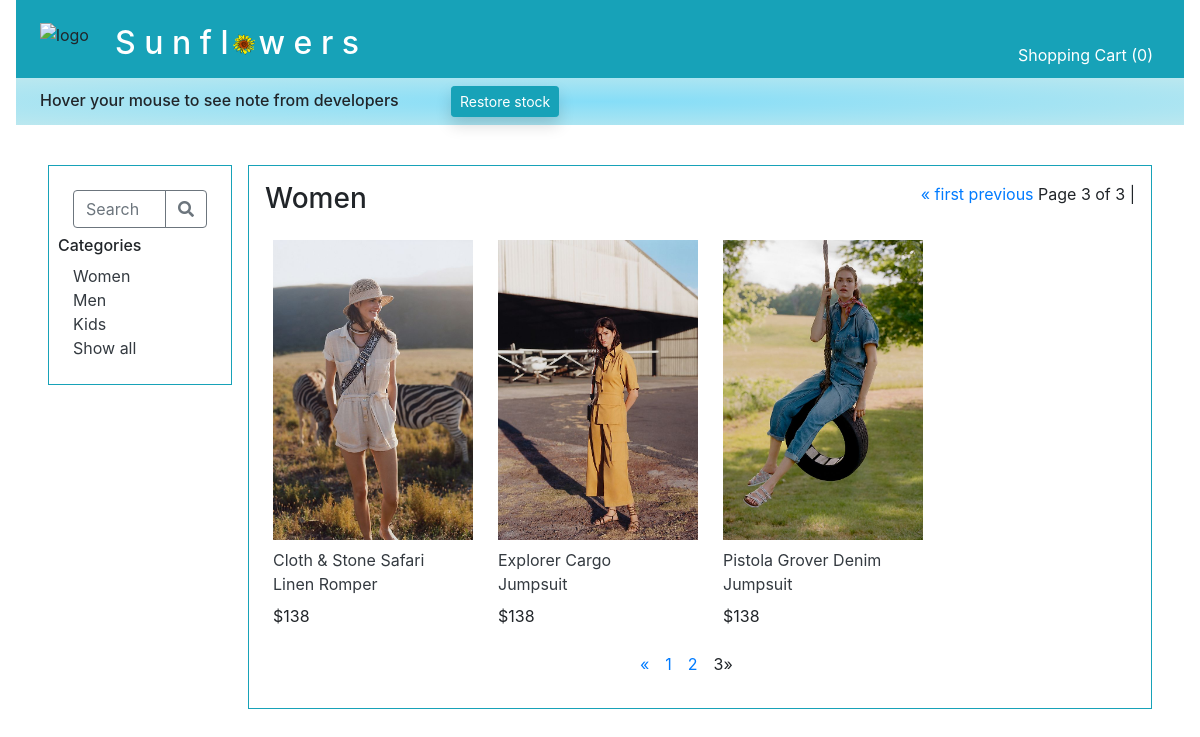
The page /product/category/1?page=3 on the database its author committed.
### main/models.py (models this page shows, shortened)
class Category(models.Model):
    name = models.CharField(max_length=255)
    cat_photo = models.ImageField(upload_to='categories', blank=True)

class Photo(models.Model):
    img = models.ImageField(upload_to='products', blank=True)
    type_of_photo = models.ForeignKey(
        PhotoType,
        related_name='photos_included',
        on_delete=models.CASCADE
    )
    for_product = models.ForeignKey(
        Product,
        related_name='photos',
        on_delete=models.CASCADE
    )

class Product(models.Model):
    name = models.CharField(max_length=255, default="")
    desc= models.TextField(default="")
    quantity_purchased = models.IntegerField(default=0)
    quantity_sold = models.IntegerField(default=0)
    quantity_available = models.IntegerField(default=0)
    temp_quan_avail = models.IntegerField(default=0)
    unit_price=models.DecimalField(max_digits=5, decimal_places=0)
    category = models.ForeignKey(
        Category,
        related_name='products_included',
        on_delete=models.CASCADE
    )
    objects = ClassManager()

### main/views.py (the view)
# urls.py: path('product/category/<int:cat_id>', views.display_category),
def display_category(request, cat_id, sort_by="no_sort" ):
    product_list = Product.objects.filter(category_id=cat_id).exclude(temp_quan_avail=0)
    if sort_by == "price":
        products_by_price = product_list.order_by("unit_price")
        product_list = products_by_price
    if sort_by == "popularity":
        products_by_popularity = product_list.order_by("-quantity_available")
        product_list = products_by_popularity
    page = request.GET.get('page', 1)
    paginator = Paginator(product_list, 8)
    try:
        all_products = paginator.page(page)
    except PageNotAnInteger:
        all_products = paginator.page(1)
    except EmptyPage:
        all_products = paginator.page(paginator.num_pages)
    page_number = request.GET.get('page')
    page_obj = paginator.get_page(page_number)
    if "cart_dict" not in request.session:
        quantity_in_cart = 0
    else:
        quantity_in_cart = 0
        for key in request.session["cart_dict"]:
            quantity_in_cart += request.session["cart_dict"][key]
    products_in_this_category = Product.objects.filter(category_id=cat_id)
    for each_product in products_in_this_category:
        photos = Photo.objects.filter(for_product = each_product)
        for photo in photos:
            if photo.type_of_photo_id == 1:
                photo.type_of_photo_id = 2
                photo.save()
        first_photo = photos.first()
        first_photo.type_of_photo_id = 1
        first_photo.save()
    context = {
        "all_categories": Category.objects.all(),
        "this_category": Category.objects.get(id=cat_id),
        "all_products": all_products,
        "all_photos": Photo.objects.all(),
        "paginator": paginator,
        'page_obj': page_obj,
        "quantity_in_cart": quantity_in_cart,
    }
    return render(request, '_2_shop_category.html', context)

### main/templates/_2_shop_category.html (shortened to what this page needs)
<!DOCTYPE html>
<html lang="en">
<head>
    {% include "_0_head_tags.html" %}
</head>
<body>
    <div id="container">
        {% include "_0_top_nav_bar.html" %}
        {% include "_0_left_nav_bar.html" %}
        <div class="col border border-info p-3">
            <div class="row">
                <div class="col-6 h3">{{ this_category.name }}</div>
                <div class="col text-right mb-1">
                    <span class="step-links">
                        {% if page_obj.has_previous %}
                        <a href="?page=1">&laquo; first</a>
                        <a href="?page={{ page_obj.previous_page_number }}">previous</a>
                        {% endif %}
                        <span class="current">
                            Page {{ page_obj.number }} of {{ page_obj.paginator.num_pages }} |
                        </span>
                    </span>
                </div>
            </div>
            <div style="min-width:800px;" class="row mt-2">
                {% for product in all_products %}
                {% if product.category_id == this_category.id and product.temp_quan_avail > 0 %}
                <div class="col-3">
                    {% for photo in all_photos %}
                    {% if photo.type_of_photo_id == 1 and photo.for_product_id == product.id %}
                    <div class="row m-2"><img class="" width="200" src="{{ photo.img.url }}"></div>
                    {% endif %}
                    {% endfor %}
                    <a class="row text-dark m-2" href="/product/category/{{ this_category.id }}/item/{{ product.id }}">{{ product.name }}</a>
                    <div class="row mb-4">
                        <div class="col m-2t ml-2">${{ product.unit_price }}</div>
                    </div>
                </div>
                {% endif %}
                {% endfor %}
            </div>
            <div class="row">
                <div class="col-4 offset-5 text-center">
                    {% if all_products.has_other_pages %}
                    <ul class="pagination">
                        {% if all_products.has_previous %}
                        <li><a href="?page={{ all_products.previous_page_number }}">&laquo;</a></li>
                        {% else %}
                        <li class="disabled"><span>&laquo;</span></li>
                        {% endif %}
                        {% for i in all_products.paginator.page_range %}
                        {% if all_products.number == i %}
                        <li class="active ml-3"><span>{{ i }} <span class="sr-only">(current)</span> </span></li>
                        {% else %}
                        <li><a class="ml-3" href="?page={{ i }}">{{ i }}</a></li>
                        {% endif %}
                        {% endfor %}
                        {% if all_products.has_next %}
                        <li><a class="ml-3" href="?page={{ all_products.next_page_number }}">&raquo;</a></li>
                        {% else %}
                        <li class="disabled"><span>&raquo;</span></li>
                        {% endif %}
                    </ul>
                    {% endif %}
                </div>
            </div>
        </div>
    </div>
</body>
</html>

### main/templates/_0_left_nav_bar.html (shortened to what this page needs)
<!DOCTYPE html>
<html lang="en">
<link rel="stylesheet" href="main/static/projectStyle.css">
<head>
    {% load static %}
    <link rel="stylesheet" href="{% static 'projectStyle.css' %}">
</head>
<body>
    <div class="row mx-3">
        <div id="side" class="col-sm-auto mr-3  border-info p-3">
    <div id="left_nav_bar" class="row mx-3">
        <div class=" col-2 mr-3 border border-info p-4"
        style="height: 220px;"
        >
        <div class="row mb-2">
            <div class="col ">
                <form style="display:inline" class="m-0" action="{% url 'search' %}" method="GET">
                <div class="input-group">
                        <input name="search" class="form-control border-secondary py-2" type="text" placeholder="Search">
                    <div class="input-group-append">
                        <button class="btn btn-outline-secondary" type="submit">
                            <i class="fa fa-search"></i>
                        </button>
                    </div>
                </form>
                </div>
            </div>
        </div>
        <div class="row h6">Categories</div>
        {% for category in all_categories %}
        <a class="text-dark" href="/product/category/{{ category.id }}">{{ category.name }}</a><br>
        {% endfor %}
        <a class="text-dark" href="/">Show all</a>
    </div>
</body>
</html>

### main/templates/_0_left_nav_bar.html (style rules this page uses)
#side { height: fit-content; overflow-wrap: break-word; }

### rows shown on the page
Category: name "Women"
Category: name "Men"
Category: name "Kids"
Product: name "Cloth & Stone Safari Linen Romper", unit_price "138"
Photo: img (picture)
Product: name "Explorer Cargo Jumpsuit", unit_price "138"
Photo: img (picture)
Product: name "Pistola Grover Denim Jumpsuit", unit_price "138"
Photo: img (picture)

### other values the page prints
{{ quantity_in_cart }} "0"
{{ page_obj.number }} "3"
{{ page_obj.paginator.num_pages }} "3"
{{ i }} "1" "2"
{{ i }} "3"
